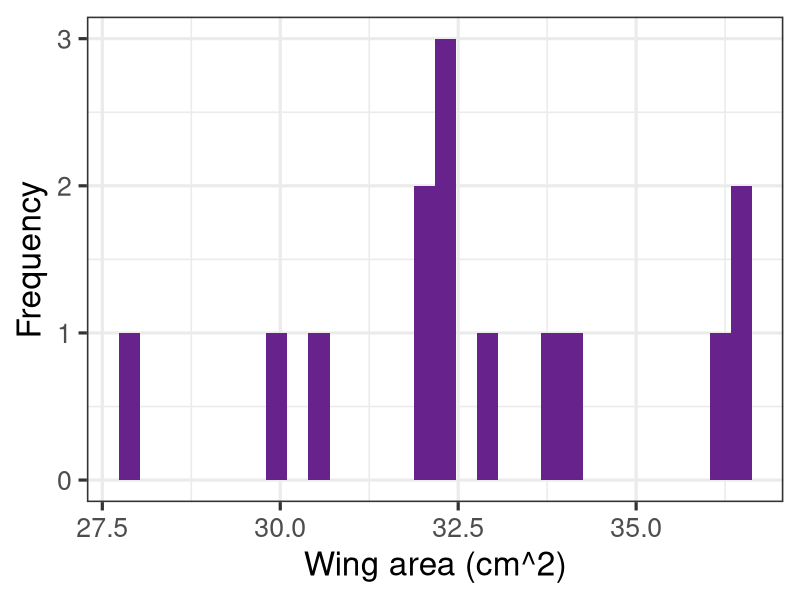
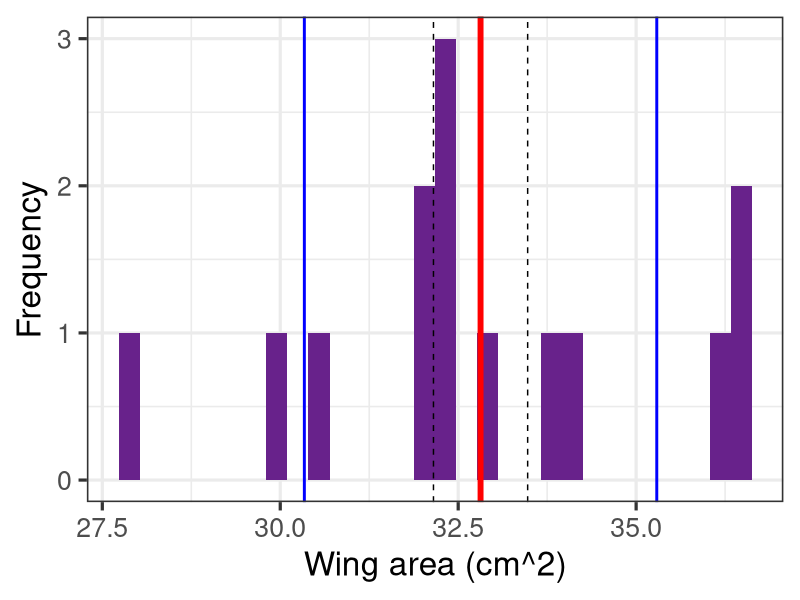
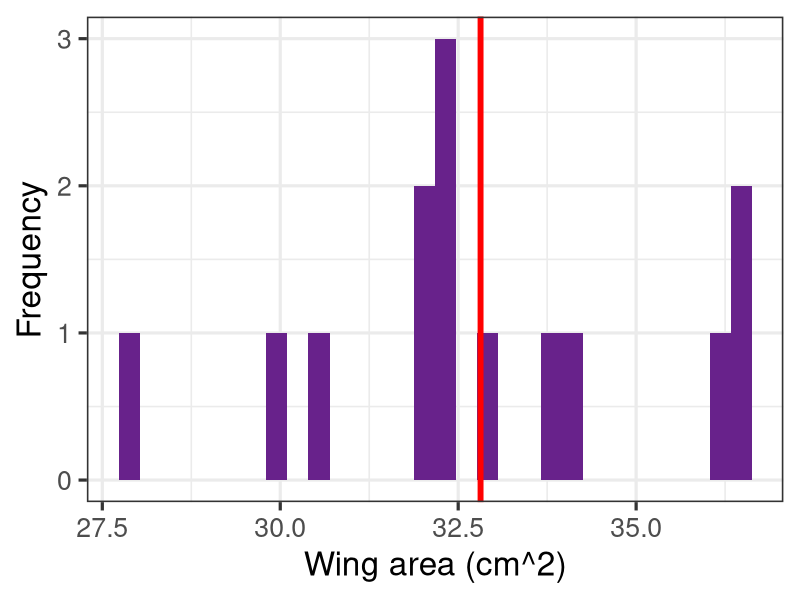
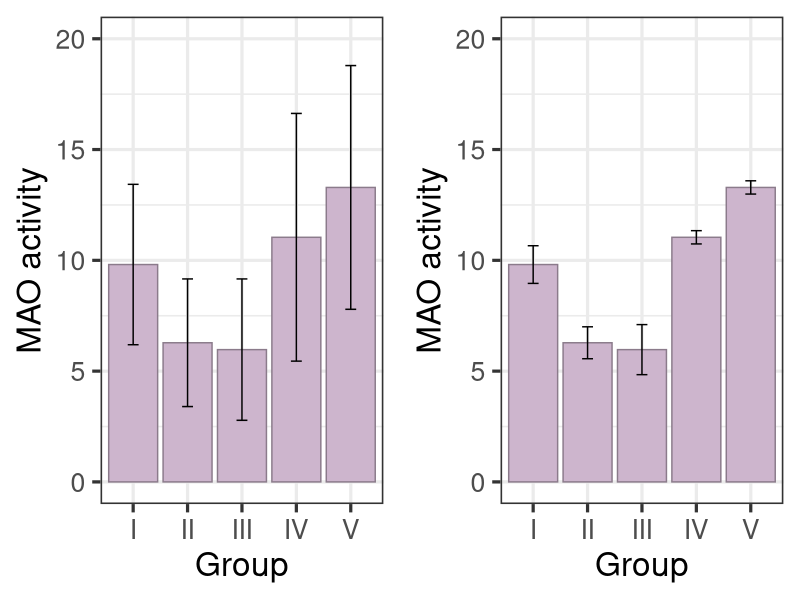
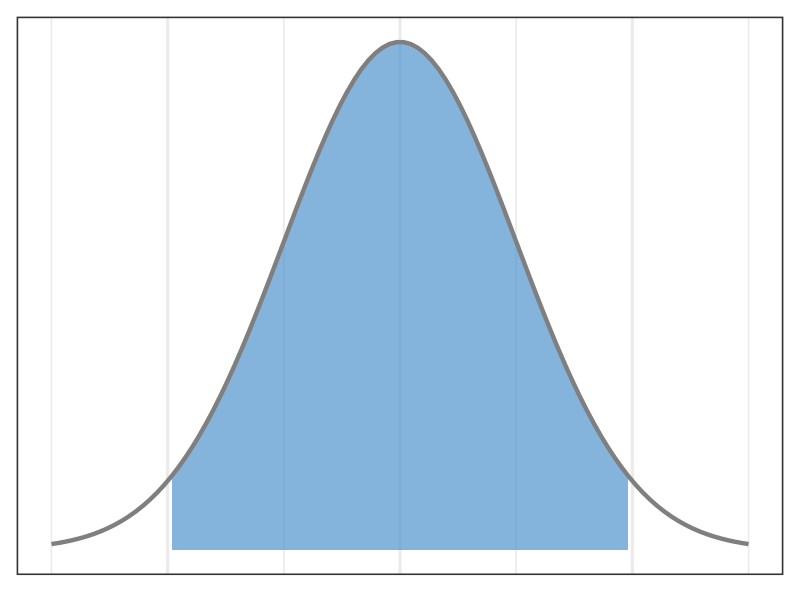
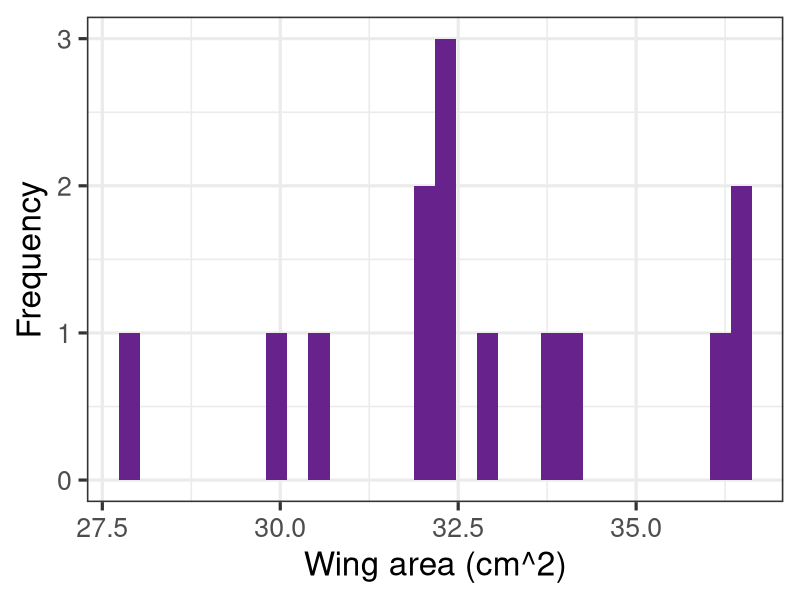
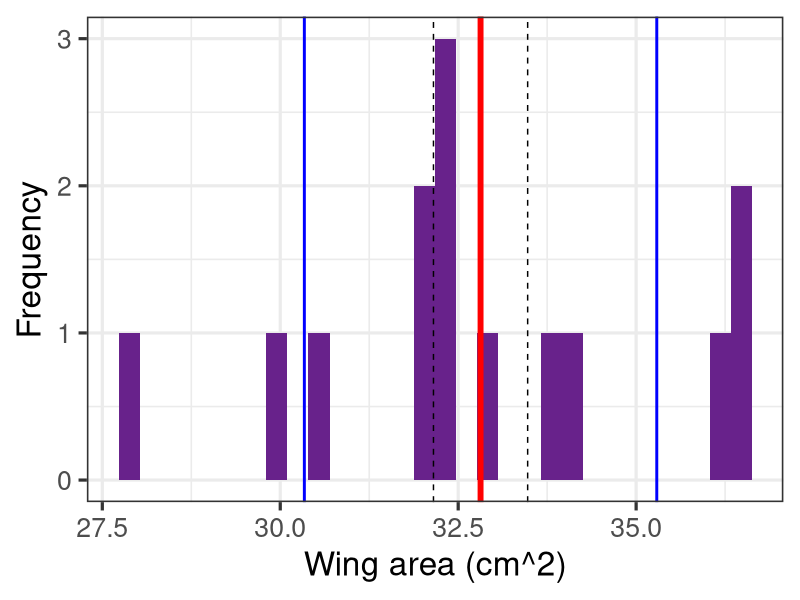
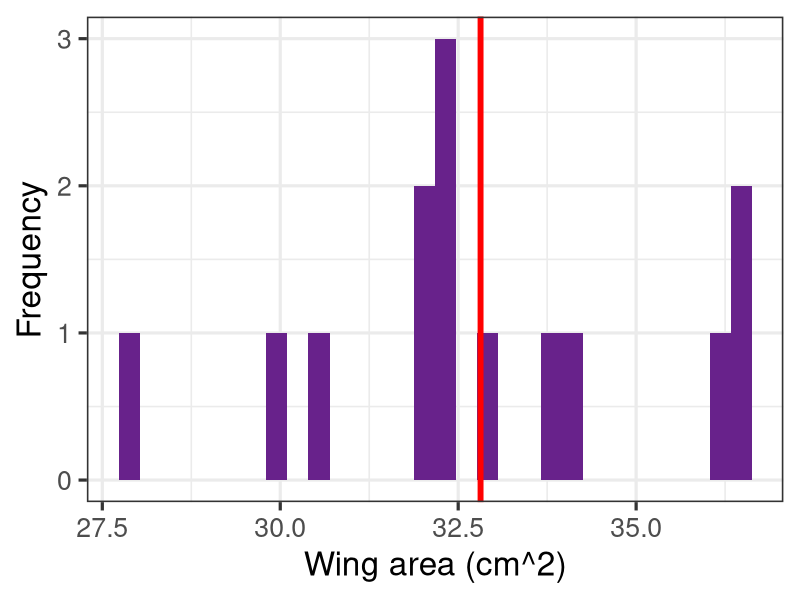

Write R code to recreate these figures, in order.
# lecture06 script
library(tidyverse)

# set working directory
setwd(dirname(rstudioapi::getActiveDocumentContext()$path))

# butterfly area example
butterfly <- c(33.9, 33, 30.6, 36.6, 36.5, 34, 36.1, 32, 28, 32, 32.2, 32.2, 32.3, 30)

# plot distribution
data.frame(butterfly) %>%
    ggplot2::ggplot(.) +
    ggplot2::aes(x = butterfly) +
    ggplot2::geom_histogram(fill = "darkorchid4") +
    ggplot2::theme_bw(24) +
    ggplot2::labs(x = "Wing area (cm^2)", y = "Frequency")
ggsave("butterfly_distribution.png", height = 5, width = 7)

# plot distribution with SE and SD
sample_mean <- mean(butterfly)
sample_s <- sd(butterfly)
se <- sd(butterfly)/sqrt(14)

data.frame(butterfly) %>%
    ggplot2::ggplot(.) +
    ggplot2::aes(x = butterfly) +
    ggplot2::geom_histogram(fill = "darkorchid4") +
    ggplot2::theme_bw(24) +
    ggplot2::labs(x = "Wing area (cm^2)", y = "Frequency") +
    ggplot2::geom_vline(xintercept = sample_mean, color = "red", size = 2) +
    ggplot2::geom_vline(xintercept = c(sample_mean + sample_s, sample_mean - sample_s), color = "blue", size = 1) +
    ggplot2::geom_vline(xintercept = c(sample_mean + se, sample_mean -se), color = "black", linetype = 2)
ggsave("butterfly_distribution2.png", height = 5, width = 7)

# just mean
data.frame(butterfly) %>%
    ggplot2::ggplot(.) +
    ggplot2::aes(x = butterfly) +
    ggplot2::geom_histogram(fill = "darkorchid4") +
    ggplot2::theme_bw(24) +
    ggplot2::labs(x = "Wing area (cm^2)", y = "Frequency") +
    ggplot2::geom_vline(xintercept = sample_mean, color = "red", size = 2)
ggsave("butterfly_distribution3.png", height = 5, width = 7)

# plot bar graph showing mean +/- SE and +/- SD
mao <- data.frame(group = c("I", "II", "III", "IV", "V"),
                  n = c(18, 16, 8, 348, 332),
                  mean = c(9.81, 6.28, 5.97, 11.04, 13.29),
                  SE = c(0.85, 0.72, 1.13, 0.30, 0.30),
                  SD = c(3.62, 2.88, 3.19, 5.59, 5.50))

# plot sd
p1 <- mao %>%
    ggplot2::ggplot(.) +
    ggplot2::aes(x = group, y = mean) +
    ggplot2::geom_bar(stat = "identity", fill = "thistle3", color = "thistle4") +
    ggplot2::theme_bw(24) +
    ggplot2::labs(x = "Group", y = "MAO activity") +
    ggplot2::geom_errorbar(aes(ymin = mean-SD, ymax = mean + SD), width = 0.2) +
    ggplot2::ylim(0,20)

# plot se
p2 <- mao %>%
    ggplot2::ggplot(.) +
    ggplot2::aes(x = group, y = mean) +
    ggplot2::geom_bar(stat = "identity", fill = "thistle3", color = "thistle4") +
    ggplot2::theme_bw(24) +
    ggplot2::labs(x = "Group", y = "MAO activity") +
    ggplot2::geom_errorbar(aes(ymin = mean-SE, ymax = mean + SE), width = 0.2) +
    ggplot2::ylim(0,20)

cowplot::plot_grid(p1, p2, nrow = 1)
ggsave("mao_sd_v_se.png", height = 5, width = 10)

# the confidence interval - mean +/- 2SE
data.frame(x = c(-3,3)) %>%
    ggplot2::ggplot(.) +
    ggplot2::aes(x) +
    ggplot2::stat_function(fun = dnorm,
                           n = 100,
                           geom = "area",
                           args = list(mean = 0, sd = 1),
                           xlim = c(-1.96, 1.96),
                           alpha = 0.7,
                           fill = "steelblue3", size = 1.5) +

    ggplot2::stat_function(fun = dnorm, 
                           n = 100, 
                           args = list(mean = 0, sd = 1),
                           color = "grey50", size = 1.5) + 
    ggplot2::labs(y = "", x = "") +
    ggplot2::scale_y_continuous(breaks = NULL) +
    # ggplot2::scale_x_continuous(breaks = c(-3,-2,-1,0,1,2,3)) +
    ggplot2::theme_bw(24) +
    ggplot2::theme(axis.text.x = element_blank(),
                   axis.ticks.x = element_blank(),
                   axis.title = element_blank())
ggsave("95perc_dist.png", height = 4, width = 7)
